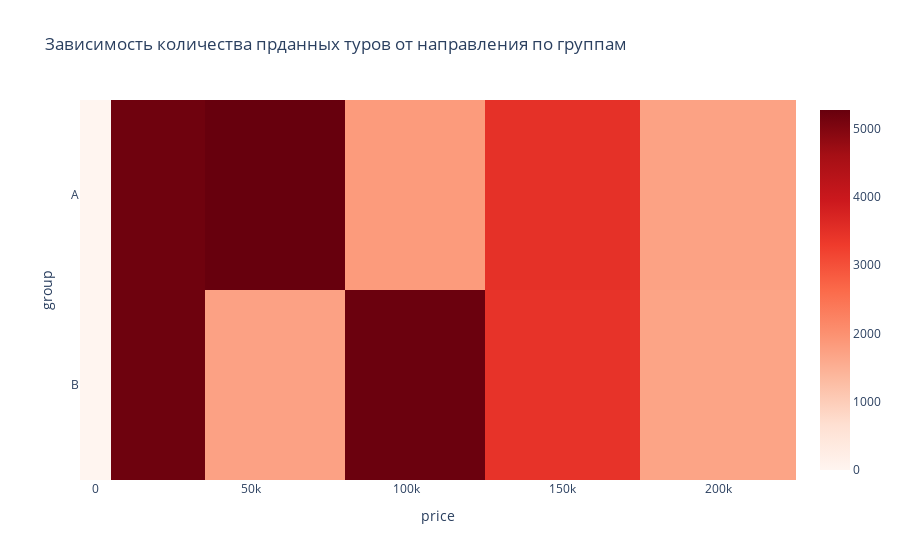

Here is the notebook cell this chart was saved with:
### Markdown cell above
в группе А 5271, в группе В 1730

### Code cell
# ваш код здесь
import plotly.express as px
fig = px.imshow(pivot, color_continuous_scale='reds',title='Зависимость количества прданных туров от направления по группам')
fig.show()

### Figure 1 — Plotly figure (JSON) as saved in the notebook; plotly's stock layout.template omitted (floating-point values rounded to 4 significant figures)
{"data": [{"coloraxis": "coloraxis", "hovertemplate": "price: %{x}<br>group: %{y}<br>color: %{z}<extra></extra>", "name": "0", "type": "heatmap", "x": [0, 10000, 60000, 100000, 150000, 200000], "xaxis": "x", "y": ["A", "B"], "yaxis": "y", "z": [[0, 5182, 5271, 1832, 3478, 1724], [0, 5201, 1730, 5227, 3438, 1694]]}], "layout": {"coloraxis": {"colorscale": [[0, "rgb(255,245,240)"], [0.125, "rgb(254,224,210)"], [0.25, "rgb(252,187,161)"], [0.375, "rgb(252,146,114)"], [0.5, "rgb(251,106,74)"], [0.625, "rgb(239,59,44)"], [0.75, "rgb(203,24,29)"], [0.875, "rgb(165,15,21)"], [1, "rgb(103,0,13)"]]}, "title": {"text": "Зависимость количества прданных туров от направления по группам"}, "xaxis": {"anchor": "y", "constrain": "domain", "domain": [0, 1], "scaleanchor": "y", "title": {"text": "price"}}, "yaxis": {"anchor": "x", "autorange": "reversed", "constrain": "domain", "domain": [0, 1], "title": {"text": "group"}}}}
